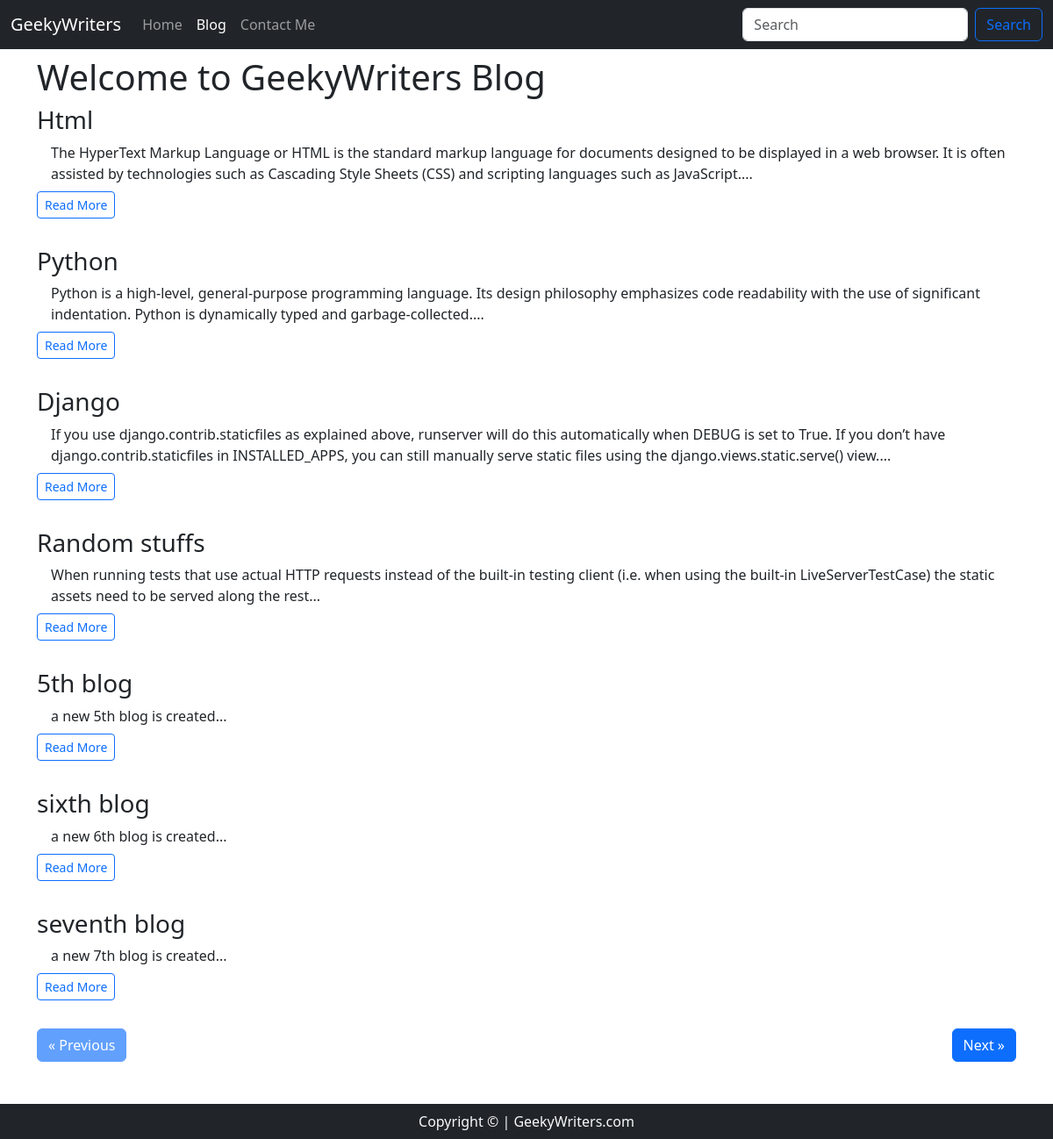
Screenshot of /blog/ with the database file from the repository.
### blog/models.py (models this page shows, shortened)
class Blog(models.Model):
    sno = models.AutoField(primary_key=True)
    title = models.CharField(max_length=200)
    content = models.TextField()
    short_desc = models.CharField(max_length=290, default="")
    slug = models.CharField(max_length=100)
    time = models.DateTimeField(auto_now_add=True)

### blog/views.py (the view)
# urls.py: 2. Add a URL to urlpatterns:  path('blog/', include('blog.urls'))
def blog(request):
    no_of_posts = 7
    page = request.GET.get('page')
    if page is None:
        page = 1
    else:
        page = int(page)
    blogs = Blog.objects.all()
    length = len(blogs)
    blogs = Blog.objects.all()[(page - 1) * no_of_posts : page * no_of_posts]
    if page > 1:
        prev = page - 1
    else:
        prev = None
    if page < math.ceil(length/no_of_posts):
        nxt = page + 1
    else:
        nxt = None
    context = {'blogs': blogs, 'prev': prev, 'nxt': nxt}
    return render(request, 'bloghome.html', context)

### templates/bloghome.html (shortened to what this page needs)
{% extends 'base.html' %}
{% block blogactive %}active{% endblock blogactive %}
{% block body %}
<div class="container mb-5">
<h1 class="my-2">Welcome to GeekyWriters Blog</h1>
{% for blog in blogs %}
<div class="media my-2">
    <h3><a href="/blogpost/{{blog.slug}}" class="text-dark" style="text-decoration: none;">{{blog.title}}</a></h3>
    <div class="flex-grow-1 ms-3">
        {{blog.short_desc|slice:290}}...
    </div>
    <button class="btn btn-outline-primary my-2 mb-4 btn-sm"><a href="/blogpost/{{blog.slug}}" style="text-decoration: none;">Read More</a></button>
    </div>
  {% endfor %}
  <div class="my-2">
    {% if prev %}
    <a class="text-light" href="/blog/?page={{prev}}"></a><button class="btn btn-primary">&laquo; Previous</button></a>
    {% else %}
    <a class="text-light" href="#"></a><button class="btn btn-primary disabled">&laquo; Previous</button></a>
    {% endif %}
    {% if nxt %}
    <a class="text-light" href="/blog/?page={{nxt}}"></a><button class="btn btn-primary float-end">Next &raquo;</button></a>
    {% else %}
    <a class="text-light" href="#"></a><button class="btn btn-primary float-end disabled">Next &raquo;</button></a>
    {% endif %}
</div>
</div>
{% endblock body %}

### templates/bloghome.html (style rules this page uses)
.container { min-height: 86.5vh; }

### rows the page displays
Blog: title "Html", short_desc "The HyperText Markup Language or HTML is the standard markup language for documents designed to be displayed in a web browser. It is often assisted by technologies such as Cascading Style Sheets (CSS) and scripting languages such as JavaScript."
Blog: title "Python", short_desc "Python is a high-level, general-purpose programming language. Its design philosophy emphasizes code readability with the use of significant indentation. Python is dynamically typed and garbage-collected."
Blog: title "Django", short_desc "If you use django.contrib.staticfiles as explained above, runserver will do this automatically when DEBUG is set to True. If you don’t have django.contrib.staticfiles in INSTALLED_APPS, you can still manually serve static files using the django.views.static.serve() view."
Blog: title "Random stuffs", short_desc "When running tests that use actual HTTP requests instead of the built-in testing client (i.e. when using the built-in LiveServerTestCase) the static assets need to be served along the rest"
Blog: title "5th blog", short_desc "a new 5th blog is created"
Blog: title "sixth blog", short_desc "a new 6th blog is created"
Blog: title "seventh blog", short_desc "a new 7th blog is created"
